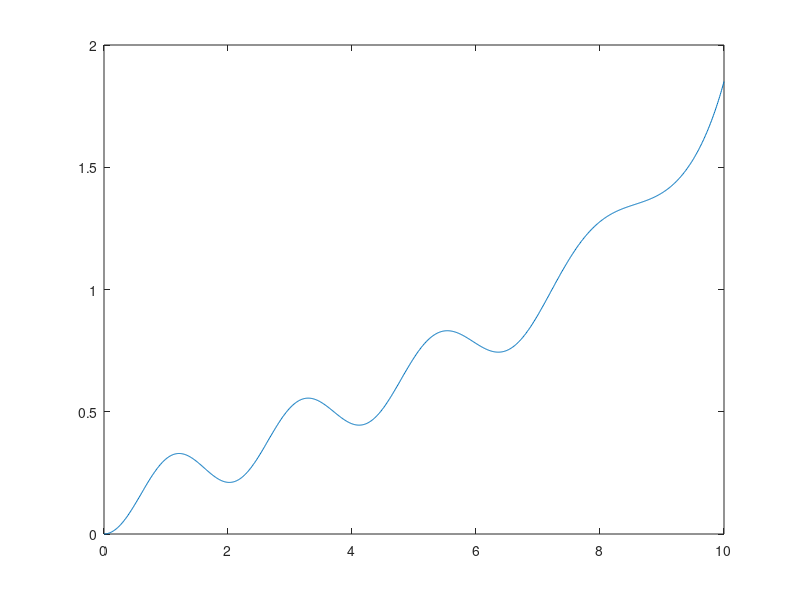

The MATLAB source for this figure:
clc
clear T Tpp Tp
close all

t0=0;
tf=10;
dt=.01;
t=t0:dt:tf;
m=1;
g=9.81;
l=1;
b=1;
tao=ones(1,length(t))+t;
%tao=t+sin(t);
T(1)=0;
Tp(1)=0;
% SP=pi*3/4;
% k=200;
% kp=35;
% ki=35;
for i=1:length(t)-1
%     E(i+1)=SP-T(i);
%     Ep(i+1)=(E(i+1)-E(i))/dt;
%     Ei(i+1)=sum(E(i+1)*dt);
%     tao=E(i+1)*k+Ep(i+1)*kp+Ei(i+1)*ki;
    Tpp(i)=(tao(i)-(m*g*l*sin(T(i))))/(m*l*l);
    %Tpp(i)=(tao-1*Tp(i)-(m*g*l*sin(T(i))))/(m*l*l);
    %Tpp(i)=(tao-Tp(i)*b-(m*g*l*sin(T(i))))/(m*l*l);
    Tp(i+1)=sum(Tpp*dt);
    T(i+1)=sum(Tp*dt);
end

figure,plot(t,T)
y5=T;
% x=l*cos(T);
% y=l*sin(T);
% figure
% for i=1:length(t)
% cla
% hold on
% 
% x=l*sin(T(i));
% y=l*cos(T(i));
% plot([0 x],[0 -y])
% plot([0 x],[0 -y],'o')
% axis([-3 3 -3 3])
% pause(.0125)
% end
% hold off